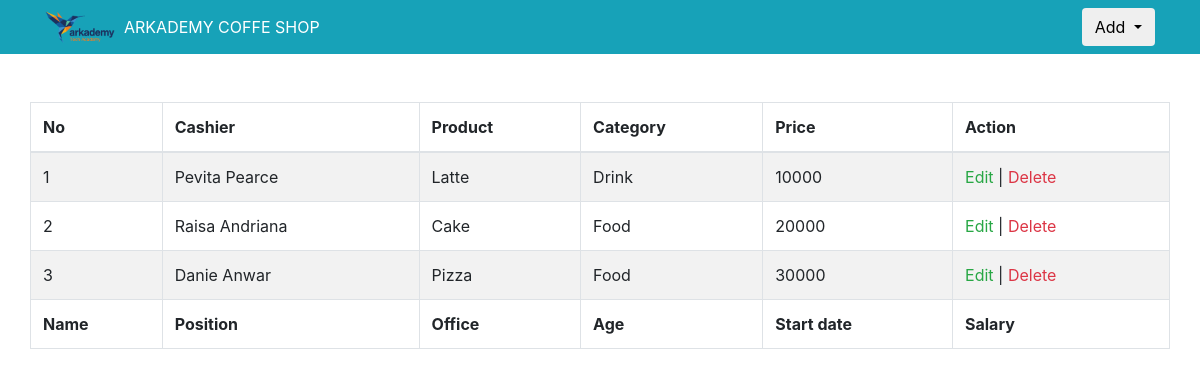
Screenshot of /6B/index.php with the database file from the repository.
### tables this page shows
CREATE TABLE `product` (
  `id` int(3) NOT NULL,
  `name` varchar(50) NOT NULL,
  `price` int(20) NOT NULL,
  `id_category` int(3) NOT NULL,
  `id_cashier` int(3) NOT NULL
);

CREATE TABLE `cashier` (
  `id` int(3) NOT NULL,
  `name` varchar(100) NOT NULL
);

CREATE TABLE `category` (
  `id` int(3) NOT NULL,
  `name` varchar(50) NOT NULL
);

### 6B/index.php (the view, shortened to what this page needs)
<!DOCTYPE html>
<html>
<head>
  <link rel="stylesheet" href="https://cdnjs.cloudflare.com/ajax/libs/font-awesome/4.7.0/css/font-awesome.min.css" type="text/css">
  <link rel="stylesheet" href="wireframe.css">
  <link rel="stylesheet" href="https://cdnjs.cloudflare.com/ajax/libs/twitter-bootstrap/4.1.3/css/bootstrap.css">
  <link rel="stylesheet" href="https://cdn.datatables.net/1.10.20/css/dataTables.bootstrap4.min.css">
</head>
<body class="">
  <nav class="navbar navbar-expand-md navbar-dark bg-info">
    <div class="container">
      <img src="assets/logo arkademy.png" width="70px"> &nbsp; ARKADEMY COFFE SHOP
      <div class="collapse navbar-collapse text-center justify-content-between" id="navbar2SupportedContent">
        <div class="btn-group" >
          <button class="btn dropdown-toggle" data-toggle="dropdown"> Add </button>
        </div>
      </div>
    </div>
  </nav>
  <div class="py-5">
    <div class="container">
      <div class="row"><table id="example" class="table table-striped table-bordered" style="width:100%">
        <thead>
            <tr>
                <th>No</th>
                <th>Cashier</th>
                <th>Product</th>
                <th>Category</th>
                <th>Price</th>
                <th>Action</th>
            </tr>
        </thead>
        <tbody>
          <?php
          $no = 1;
          $con=mysqli_connect("localhost","root","","arkademy");
          $query = mysqli_query($con,"SELECT product.id AS pid, cashier.name AS csh, product.name AS prd, category.name AS cat, product.price AS pri FROM product INNER JOIN cashier, category WHERE product.id_cashier = cashier.id AND product.id_category = category.id");
          while($row = mysqli_fetch_assoc($query))
          {
            $id = $row['pid'];
            $cashier = $row['csh'];
            $product = $row['prd'];
            $category = $row['cat'];
            $price = $row['pri'];
            echo
            "<tr>
                <td>$no</td>
                <td>$cashier</td>
                <td>$product</td>
                <td>$category</td>
                <td>$price</td>
                <td><a href='' class='text-success' data-toggle='modal' data-target='#myModal$id'>Edit<a> | <a href='' class='text-danger' >Delete<a></td>
            <div id='myModal$id' class='modal fade' role='dialog'>
              <div class='modal-dialog'>
                <div class='modal-content'>
                  <div class='modal-header'>
                    <h4 class='modal-title'>Edit Product</h4>
                    <button type='button' class='close' data-dismiss='modal'>&times;</button>
                  </div>
                  <div class='modal-body'>
                    <p>
                      <form action='' method='post'>
                        <div class='form-group'>
                          <label>Product Name</label>
                          <input type='text' class='form-control' value='$product'>
                        </div>
                        <div class='form-group'>
                          <label>Price</label>
                          <input type='text' class='form-control' value='$price'>
                        </div>
                        <div class='form-group'>
                          <label>Category</label>
                          <select class='form-control'>
                            <option>--Select Category--</option>
                          </select>
                        </div>
                        <div class='form-group'>
                          <label>Cashier</label>
                          <select class='form-control'>
                            <option>--Select Cashier--</option>
                          </select>
                        </div>
                        <div class='form-group'>
                          <input type='submit' class='btn btn-success'>
                        </div>
                      </form>
                    </p>
                  </div>
                  <div class='modal-footer'>
                    <button type='button' class='btn btn-default' data-dismiss='modal'>Close</button>
                  </div>
                </div>
              </div>
            </div>
            </tr>";
            $no++;
          }
          ?>
        </tbody>
        <tfoot>
            <tr>
                <th>Name</th>
                <th>Position</th>
                <th>Office</th>
                <th>Age</th>
                <th>Start date</th>
                <th>Salary</th>
            </tr>
        </tfoot>
    </table></div>
    </div>
  </div>
</body>
</html>

### rows the page displays
product: id_cashier.name "Pevita Pearce", name "Latte", id_category.name "Drink", price "10000"
product: id_cashier.name "Raisa Andriana", name "Cake", id_category.name "Food", price "20000"
product: id_cashier.name "Danie Anwar", name "Pizza", id_category.name "Food", price "30000"
